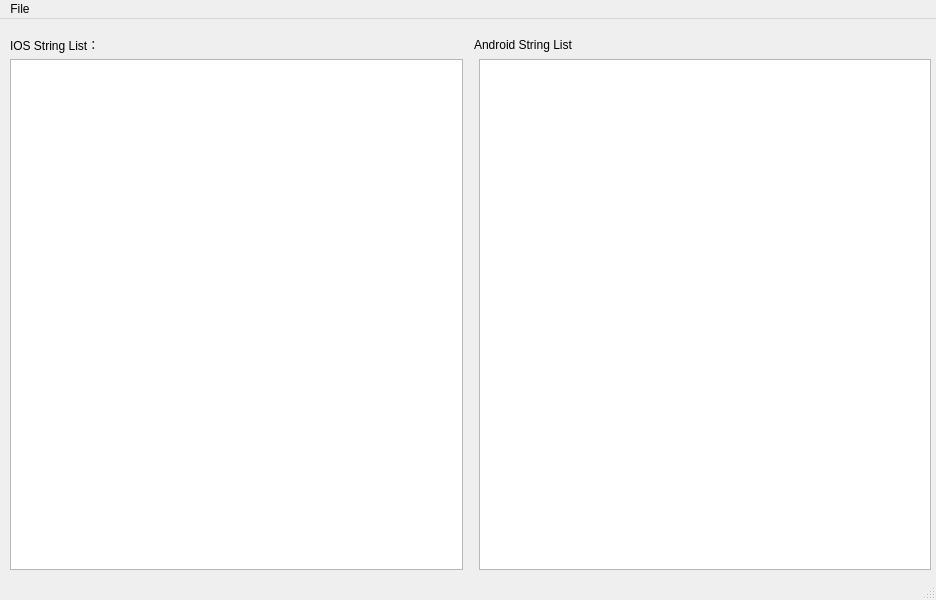
<?xml version="1.0" encoding="UTF-8"?>
<ui version="4.0">
 <class>MainWindow</class>
 <widget class="QMainWindow" name="MainWindow">
  <property name="geometry">
   <rect>
    <x>0</x>
    <y>0</y>
    <width>936</width>
    <height>600</height>
   </rect>
  </property>
  <property name="windowTitle">
   <string>MainWindow</string>
  </property>
  <widget class="QWidget" name="centralwidget">
   <widget class="QWidget" name="horizontalLayoutWidget">
    <property name="geometry">
     <rect>
      <x>10</x>
      <y>40</y>
      <width>921</width>
      <height>511</height>
     </rect>
    </property>
    <layout class="QHBoxLayout" name="horizontalLayout">
     <item>
      <widget class="QListWidget" name="listWidget_IOS"/>
     </item>
     <item>
      <layout class="QVBoxLayout" name="verticalLayout">
       <property name="leftMargin">
        <number>5</number>
       </property>
       <property name="topMargin">
        <number>0</number>
       </property>
       <property name="rightMargin">
        <number>5</number>
       </property>
      </layout>
     </item>
     <item>
      <widget class="QListWidget" name="listWidget_Android"/>
     </item>
    </layout>
   </widget>
   <widget class="QWidget" name="horizontalLayoutWidget_2">
    <property name="geometry">
     <rect>
      <x>10</x>
      <y>10</y>
      <width>921</width>
      <height>31</height>
     </rect>
    </property>
    <layout class="QHBoxLayout" name="horizontalLayout_2">
     <item>
      <widget class="QLabel" name="label">
       <property name="text">
        <string>IOS String List：</string>
       </property>
      </widget>
     </item>
     <item>
      <widget class="QLabel" name="label_2">
       <property name="text">
        <string>Android String List</string>
       </property>
      </widget>
     </item>
    </layout>
   </widget>
  </widget>
  <widget class="QMenuBar" name="menubar">
   <property name="geometry">
    <rect>
     <x>0</x>
     <y>0</y>
     <width>936</width>
     <height>21</height>
    </rect>
   </property>
   <widget class="QMenu" name="menuFile">
    <property name="title">
     <string>File</string>
    </property>
    <widget class="QMenu" name="menuOpen_XML">
     <property name="title">
      <string>Open XML</string>
     </property>
     <addaction name="actionAndroid_src"/>
     <addaction name="actionAndroid_dist"/>
    </widget>
    <addaction name="menuOpen_XML"/>
    <addaction name="actionOpen_IOS_Setting"/>
    <addaction name="separator"/>
    <addaction name="actionSave"/>
    <addaction name="actionExit"/>
   </widget>
   <addaction name="menuFile"/>
  </widget>
  <widget class="QStatusBar" name="statusbar"/>
  <action name="actionAndroid_src">
   <property name="text">
    <string>Android src</string>
   </property>
  </action>
  <action name="actionAndroid_dist">
   <property name="text">
    <string>Android dist</string>
   </property>
  </action>
  <action name="actionOpen_IOS_Setting">
   <property name="text">
    <string>Open IOS String</string>
   </property>
  </action>
  <action name="actionSave">
   <property name="text">
    <string>Save</string>
   </property>
  </action>
  <action name="actionExit">
   <property name="text">
    <string>Exit</string>
   </property>
  </action>
 </widget>
 <resources/>
 <connections/>
</ui>
